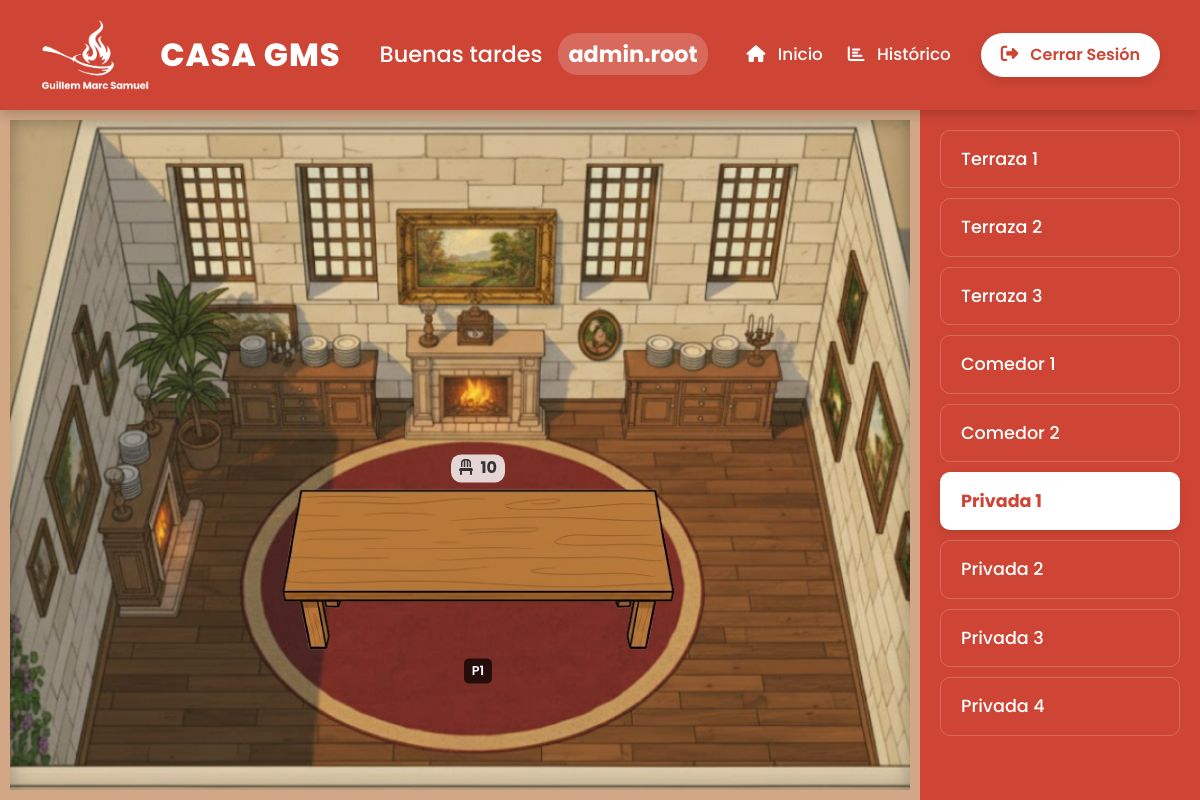
The page /PHP/PUBLIC/SALAS/privada1.php (signed in) on the database its author committed.
### tables this page shows
CREATE TABLE IF NOT EXISTS mesas (
    id INT AUTO_INCREMENT PRIMARY KEY,
    id_sala INT NOT NULL,
    nombre VARCHAR(20) NOT NULL,
    sillas INT NOT NULL,
    estado INT DEFAULT 1,   
    asignado_por INT NULL,   
    FOREIGN KEY (id_sala) REFERENCES salas(id) ON DELETE CASCADE
);

CREATE TABLE IF NOT EXISTS salas (
    id INT AUTO_INCREMENT PRIMARY KEY,
    nombre VARCHAR(100) NOT NULL,
    num_mesas INT DEFAULT 0
);

### PHP/PUBLIC/SALAS/privada1.php (the view, shortened to what this page needs)
<?php
require_once '../../CONEXION/conexion.php';
$id_sala_actual = 6;
try {
    $stmt_mesas = $conn->prepare("
        SELECT m.*, u.username AS camarero
        FROM mesas m
        LEFT JOIN users u ON m.asignado_por = u.id
        WHERE m.id_sala = :sala
    ");
    $stmt_mesas->execute(['sala' => $id_sala_actual]);
    $mesas = $stmt_mesas->fetchAll(PDO::FETCH_ASSOC);
} catch (PDOException $e) {
    die("Error al cargar las mesas: " . $e->getMessage());
}
try {
    $stmt_salas = $conn->query("SELECT id, nombre FROM salas");
    $salas = $stmt_salas->fetchAll(PDO::FETCH_ASSOC);
} catch (PDOException $e) {
    die("Error al cargar las salas: " . $e->getMessage());
}
?>
<!DOCTYPE html>
<html lang="es">
<head>
    <link href="https://cdn.jsdelivr.net/npm/bootstrap@5.3.3/dist/css/bootstrap.min.css" rel="stylesheet">
    <link rel="stylesheet" href="https://cdnjs.cloudflare.com/ajax/libs/font-awesome/6.5.1/css/all.min.css">
    <link rel="stylesheet" href="../../../css/panel_principal.css">
    <link rel="stylesheet" href="../../../css/salas_general.css">
    <link rel="stylesheet" href="../../../css/privada1.css">
    <link rel="stylesheet" href="../../../css/mesas_privadas.css">
</head>
<body>
    <?php
    require_once '../header.php';
    ?>
    <div class="sala-container">
        <main class="sala-layout privada1">
            <?php foreach ($mesas as $mesa): ?>
                <?php
                    $clase = $mesa['estado'] == 2 ? 'ocupada' : 'libre';
                    $accion = $mesa['estado'] == 1
                        ? './../../PROCEDIMIENTOS/asignar_mesa.php'
                        : './../../PROCEDIMIENTOS/liberar_mesa.php';
                ?>
                <form action="<?php echo $accion; ?>" method="POST" class="mesa-form">
                    <button type="submit" class="mesa <?php echo $clase; ?>" id="mesa-<?php echo $mesa['id']; ?>">
                        <img src="../../../img/mesa_privada1.png" alt="Mesa" class="mesa-img">
                        <span class="mesa-label"><?php echo htmlspecialchars($mesa['nombre']); ?></span>
                        <div class="mesa-sillas">
                            <i class="fa-solid fa-chair"></i> <?php echo $mesa['sillas']; ?>
                        </div>
                    </button>
                </form>
            <?php endforeach; ?>
        </main>
        <aside class="salas-navigation">
            <?php foreach ($salas as $sala): ?>
                <?php
                    $clase_activa = ($sala['id'] == $id_sala_actual) ? 'active' : '';
                    $nombre_fichero = strtolower(str_replace(' ', '', $sala['nombre']));
                    $url = $nombre_fichero . ".php";
                ?>
                <a href="<?php echo $url; ?>" class="sala-nav-link <?php echo $clase_activa; ?>">
                    <?php echo htmlspecialchars($sala['nombre']); ?>
                </a>
            <?php endforeach; ?>
        </aside>
    </div>
</body>
</html>

### css/panel_principal.css (style rules this page uses)
* { margin: 0; padding: 0; box-sizing: border-box; }
html, body { height: 100%; font-family: 'Poppins', sans-serif; color: #333; background-color: #f4f7f9; background-image: url('../img/fondo_panel_principal.png'); background-size: cover; background-attachment: fixed; background-position: center 50%; }

### css/salas_general.css (style rules this page uses)
.sala-container { display: flex; height: calc(100vh - 110px); position: relative; font-family: 'Poppins', sans-serif; }
.salas-navigation { width: 280px; background-color: #ce4535; padding: 20px; overflow-y: auto; box-shadow: -5px 0 15px rgba(0,0,0,0.1); display: flex; flex-direction: column; gap: 10px; }
.sala-nav-link { display: block; text-decoration: none; color: white; font-size: 1.1rem; font-weight: 500; padding: 15px 20px; border-radius: 10px; transition: background-color 0.2s ease; border: 1px solid rgba(255, 255, 255, 0.2); }
.sala-nav-link.active { background-color: white; color: #ce4535; font-weight: 700; box-shadow: 0 4px 10px rgba(0,0,0,0.1); }
.sala-layout { flex-grow: 1; position: relative; background-size: cover; background-position: center; background-repeat: no-repeat; border: 10px solid #d1a785; box-shadow: inset 0 0 20px rgba(0,0,0,0.3); }
.mesa-form { display: contents; }
.mesa { border: none; font: inherit; background-color: transparent; box-shadow: none; position: absolute; cursor: pointer; transition: transform 0.2s ease; padding: 5px; border-radius: 10px; user-select: none; display: flex; flex-direction: column; align-items: center; gap: 3px; }
.mesa-img { width: 80px; height: auto; transition: filter 0.2s ease, width 0.3s ease; }
.mesa-label { background-color: rgba(0, 0, 0, 0.7); color: white; font-size: 0.7rem; font-weight: 600; padding: 2px 5px; border-radius: 5px; white-space: nowrap; }
.mesa-sillas { font-size: 0.8rem; font-weight: 700; color: #333; background-color: rgba(255, 255, 255, 0.8); padding: 2px 6px; border-radius: 10px; order: -1; }
.mesa-sillas i { margin-right: 4px; }
@media (min-width: 900px) { .mesa-img { width: 160px; } }
@media (min-width: 900px) { .mesa { gap: 5px; } }
@media (min-width: 900px) { .mesa-label { font-size: 0.8rem; padding: 3px 8px; } }
@media (min-width: 900px) { .mesa-sillas { font-size: 1rem; padding: 2px 8px; } }

### css/privada1.css (style rules this page uses)
.sala-layout.privada1 { background-image: url('../img/privada1.png'); background-position: center; background-size: cover; }
#mesa-21 { top: 67%; left: 52%; transform: translate(-50%, -50%); }

### css/mesas_privadas.css (style rules this page uses)
.mesa-img { width: 400px; height: auto; }

### rows shown on the page
mesas: nombre "P1", sillas "10"
salas: nombre "Terraza 1"
salas: nombre "Terraza 2"
salas: nombre "Terraza 3"
salas: nombre "Comedor 1"
salas: nombre "Comedor 2"
salas: nombre "Privada 1"
salas: nombre "Privada 2"
salas: nombre "Privada 3"
salas: nombre "Privada 4"

### other values the page prints
$saludo "Buenas tardes"
$username "admin.root"
